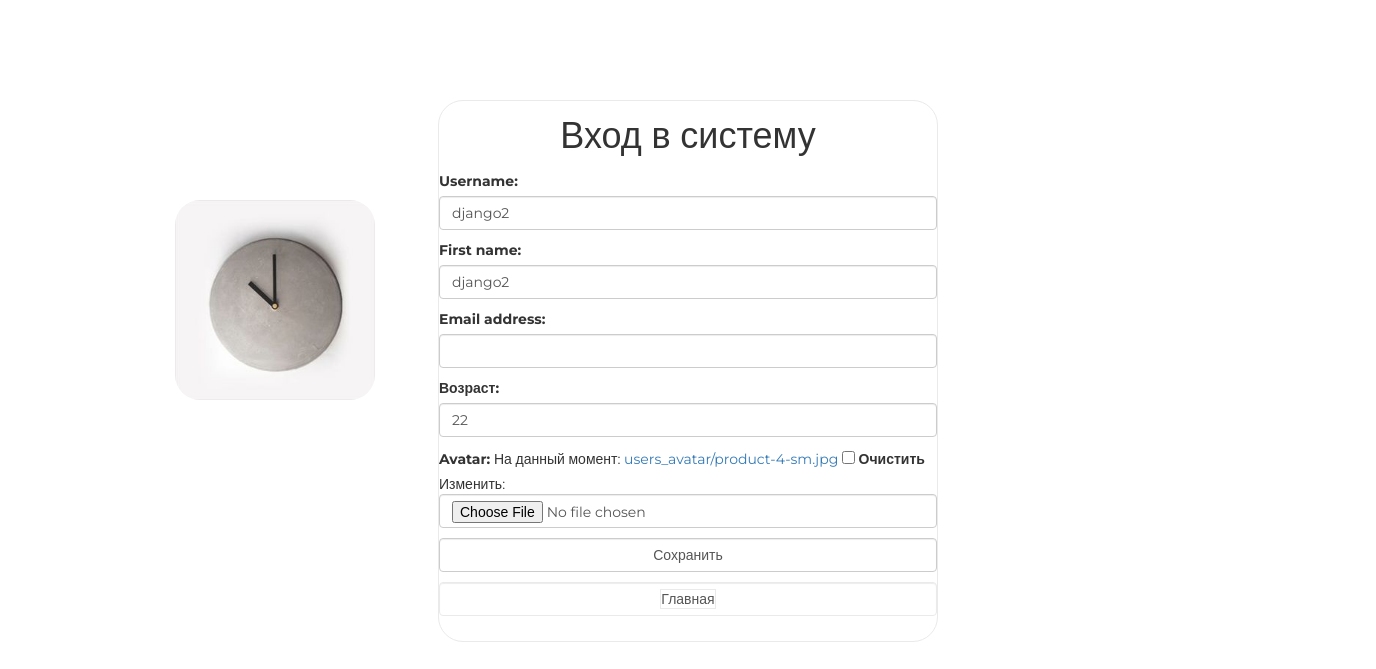
/auth/edit/ (signed in), run on the app's committed database.
### authapp/models.py (models this page shows)
class ShopUser(AbstractUser):
    avatar = models.ImageField(upload_to='users_avatar', blank=True)
    age = models.PositiveIntegerField(verbose_name='возраст')

### authapp/views.py (the view)
# urls.py: path('edit/', authapp.edit, name='edit'),
def edit(request):
    title = 'редактирование'
    if request.method == 'POST':
        edit_form = ShopUserEditForm(request.POST, request.FILES, instance=request.user)
        if edit_form.is_valid():
            edit_form.save()
            return HttpResponseRedirect(reverse('auth:edit'))
    else:
        edit_form = ShopUserEditForm(instance=request.user)
    context = {'title':title, 'edit_form': edit_form}
    return render(request, 'authapp/edit.html', context)

### authapp/forms.py (shortened to what this page needs)
class ShopUserEditForm(UserChangeForm):
    class Meta:
        model = ShopUser
        fields = ('username', 'first_name', 'password', 'email', 'age', 'avatar', 'password')
    def __init__(self, *args, **kwargs):
        super().__init__(*args, **kwargs)
        for field_name, field in self.fields.items():
            field.widget.attrs['class'] = 'form-control'
            field.help_text = ''
            if field_name == 'password':
                field.widget = forms.HiddenInput()

### authapp/templates/authapp/edit.html (shortened to what this page needs)
{% extends 'authapp/base.html' %}
{% load static %}
{% block content %}
    <form class="form-horizontal" action="{% url 'auth:edit' %}" method="post" enctype="multipart/form-data">
        {{ edit_form.as_p }}
        <input class="form-control" type="submit" value="Сохранить">
    </form>
    <button class="btn btn-round form-control last">
        <a href="{% url 'main' %} ">Главная</a>
    </button>
    <div class="user_avatar"><img src="/media/{{ user.avatar }}" alt="аватар"></div>
{% endblock %}

### static/css/style.css (style rules this page uses)
* { margin: 0; padding: 0; }
body { font-family: 'Montserrat', sans-serif; }
html, body { height: 100%; }
.login .form-control[type="submit"] { margin: 10px auto; }
.login button { border: 1px solid #eaeaea; margin-bottom: 10px; text-decoration: none; display: block; width: 100%; }
.login button.last { margin-bottom: 25px; }
.login button a, .login button a:hover { border: 1px solid #eaeaea; color: #555; text-decoration: none; }
.login form { margin-bottom: 10px; }
.login div.user_avatar { position: fixed; left: 175px; top: 200px; }
.user_avatar img { width: 200px; border-radius: 25px; }

### data on the page
ShopUser: username "django2", first_name "django2", age "22", avatar (picture)
